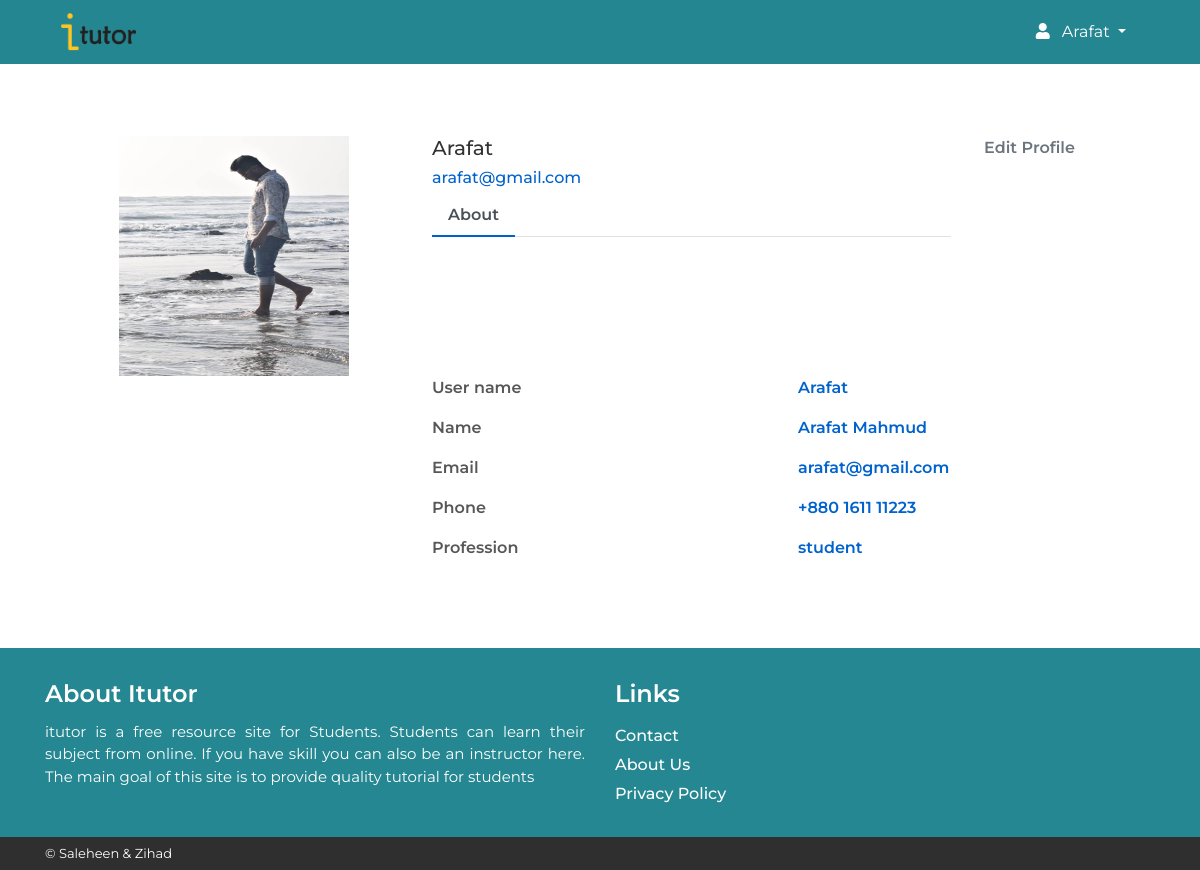
Screenshot of /profile.php (signed in) with the database file from the repository.
### tables this page shows
CREATE TABLE `users` (
  `id` int(3) NOT NULL,
  `name` varchar(50) NOT NULL,
  `password` varchar(255) NOT NULL,
  `email` varchar(155) NOT NULL,
  `auth_status` tinyint(1) NOT NULL DEFAULT '0',
  `keyword` varchar(5) NOT NULL,
  `instructor_status` tinyint(1) NOT NULL DEFAULT '0',
  `image` varchar(200) NOT NULL DEFAULT 'img/user/default_user.jpg'
);

CREATE TABLE `users_details` (
  `serial` int(11) NOT NULL,
  `u_id` int(3) NOT NULL,
  `first` varchar(100) NOT NULL DEFAULT 'First name',
  `last` varchar(100) NOT NULL DEFAULT 'Last name',
  `phone` varchar(15) NOT NULL DEFAULT '',
  `profession` varchar(30) NOT NULL,
  `post_count` int(3) NOT NULL DEFAULT '0'
);

### mysql.php (called while the page is built, shortened)
<?php $conn = mysqli_connect('localhost','root','','itutor');
if(isset($_COOKIE['itutor_user'])){
    $u_id = $_COOKIE['itutor_user'];
    $u_q = "select name,instructor_status from users where id=$u_id";
    $rr = mysqli_query($conn,$u_q);
    $user = mysqli_fetch_assoc($rr);
    $u_name = $user['name'];
}
?>

### profile.php (the view, shortened to what this page needs)
<?php
    include 'mysql.php';
    $id=$_SESSION['id'] ;
    $data=mysqli_fetch_assoc(mysqli_query($conn,"select u.name,u.email,u.image,d.first,d.last,d.phone,d.profession from users as u,users_details as d where u.id=$id and d.u_id=u.id"));
    include 'header.php';
?>
<div class="container emp-profile">
            <form method="post">
                <div class="row">
                    <div class="col-md-4">
                        <div class="profile-img">
                            <img src="<?php echo $data['image'];?>" style="width:230px;height:240px;" alt=""/>
                        </div>
                    </div>
                    <div class="col-md-6">
                        <div class="profile-head">
                                    <h5>
                                    <?php echo $data['name'];?>
                                    </h5>
                                    <h6>
                                    <?php echo $data['email'];?>
                                    </h6>
                            <ul class="nav nav-tabs" id="myTab" role="tablist">
                                <li class="nav-item">
                                    <a class="nav-link active" id="home-tab" data-toggle="tab" href="#home" role="tab" aria-controls="home" aria-selected="true">About</a>
                                </li>
                            </ul>
                        </div>
                    </div>
                    <div class="col-md-2">
                        <a class="profile-edit-btn" href="profile-edit.php">Edit Profile</a>
                    </div>
                </div>
                <div class="row">
                    <div class="col-md-4">
                    </div>
                    <div class="col-md-8">
                        <div class="tab-content profile-tab" id="myTabContent">
                            <div class="tab-pane fade show active" id="home" role="tabpanel" aria-labelledby="home-tab">
                                        <div class="row">
                                            <div class="col-md-6">
                                                <label>User name</label>
                                            </div>
                                            <div class="col-md-6">
                                                <p><?php echo $data['name'];?></p>
                                            </div>
                                        </div>
                                        <div class="row">
                                            <div class="col-md-6">
                                                <label>Name</label>
                                            </div>
                                            <div class="col-md-6">
                                                <p><?php echo $data['first']." ".$data['last'];?></p>
                                            </div>
                                        </div>
                                        <div class="row">
                                            <div class="col-md-6">
                                                <label>Email</label>
                                            </div>
                                            <div class="col-md-6">
                                                <p><?php echo $data['email'];?></p>
                                            </div>
                                        </div>
                                        <div class="row">
                                            <div class="col-md-6">
                                                <label>Phone</label>
                                            </div>
                                            <div class="col-md-6">
                                                <p><?php echo $data['phone'];?></p>
                                            </div>
                                        </div>
                                        <div class="row">
                                            <div class="col-md-6">
                                                <label>Profession</label>
                                            </div>
                                            <div class="col-md-6">
                                                <p><?php echo $data['profession'];?></p>
                                            </div>
                                        </div>
                            </div>
                        </div>
                    </div>
                </div>
            </form>
        </div>
<?php
    include "footer.php";
?>

### header.php (shortened to what this page needs)
<!DOCTYPE html>
<html lang="en">
<head>
    <link rel="stylesheet" href="css/bootstrap.min.css">
    <link rel="stylesheet" href="https://use.fontawesome.com/releases/v5.7.2/css/solid.css">
    <link rel="stylesheet" href="https://use.fontawesome.com/releases/v5.7.2/css/fontawesome.css">
    <link rel="stylesheet" href="css/style.css">
    <link rel="stylesheet" href="single-page.css">
</head>
<body>
<div class="nav_2">
<div class="container">
<nav class="navbar navbar-expand-lg navbar-light cust_nav_bg">
  <a class="navbar-brand" href="index.php"><img src="img/logo-black.png" style="width:75px;height:38px" alt=""></a>
  <div class="dropdown dropdwn_3">
  <?php if(!isset($_SESSION['name']) || $_SESSION['name']=='') { ?>
            <a class="login_a" href="login-sign-up.php"><i class="fas fa-sign-in-alt"></i> Login/Signup</a><?php
    }
    else{
    ?>
  <button class="btn dropdown-toggle" style="color:#fff" type="button" id="dropdownMenuButton" data-toggle="dropdown" aria-haspopup="true" aria-expanded="false">
   <i class="fas fa-user head_user"></i></i> <?php echo "$u_name";?>
  </button>
    <?php } ?>
</div>
</nav>
</div>
</div>

### css/style.css (style rules this page uses)
* { margin: 0; padding: 0; }
body { font-family: 'Montserrat', sans-serif; color: #575757; }
img { width: 100%; }
a { color: inherit; }
.nav_2, nav.navbar.navbar-expand-lg.navbar-light.cust_nav_bg { background: #248690; }
.head_user { margin-right: 8px; }

### single-page.css (style rules this page uses)
.emp-profile { padding: 3%; margin-top: 3%; margin-bottom: 3%; border-radius: 0.5rem; background: #fff; }
.profile-img { text-align: center; }
.profile-img img { width: 70%; height: 100%; }
.profile-head h5 { color: #333; }
.profile-head h6 { color: #0062cc; }
.profile-edit-btn { border: none; border-radius: 1.5rem; width: 70%; padding: 2%; font-weight: 600; color: #6c757d; cursor: pointer; }
.profile-head .nav-tabs { margin-bottom:5%; }
.profile-head .nav-tabs .nav-link { font-weight:600; border: none; }
.profile-head .nav-tabs .nav-link.active { border: none; border-bottom:2px solid #0062cc; }
.profile-tab label { font-weight: 600; }
.profile-tab p { font-weight: 600; color: #0062cc; }

### rows the page displays
users: name "Arafat"
users_details: u.image (picture), u.name "Arafat", u.email "arafat@gmail.com", first "Arafat", last "Mahmud", phone "+880 1611 11223", profession "student"
